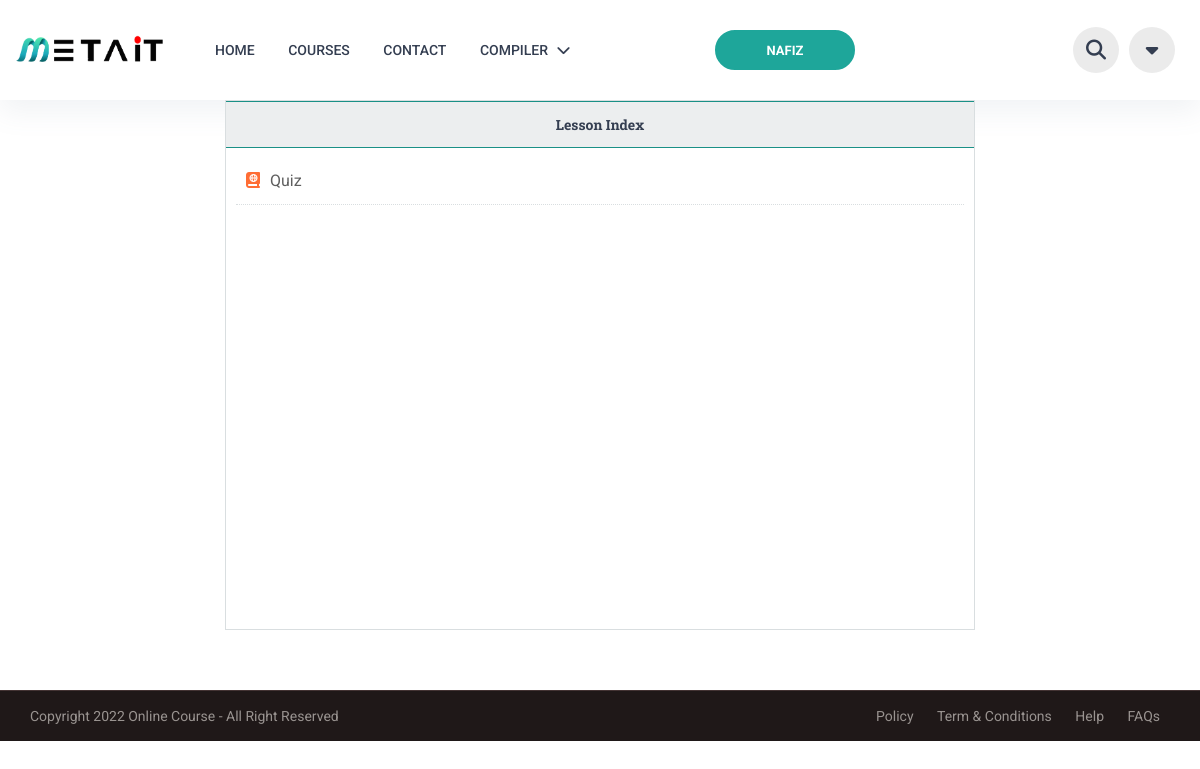
Page /start-learning/easy-learning-with-python (signed in) on the earlier database version.
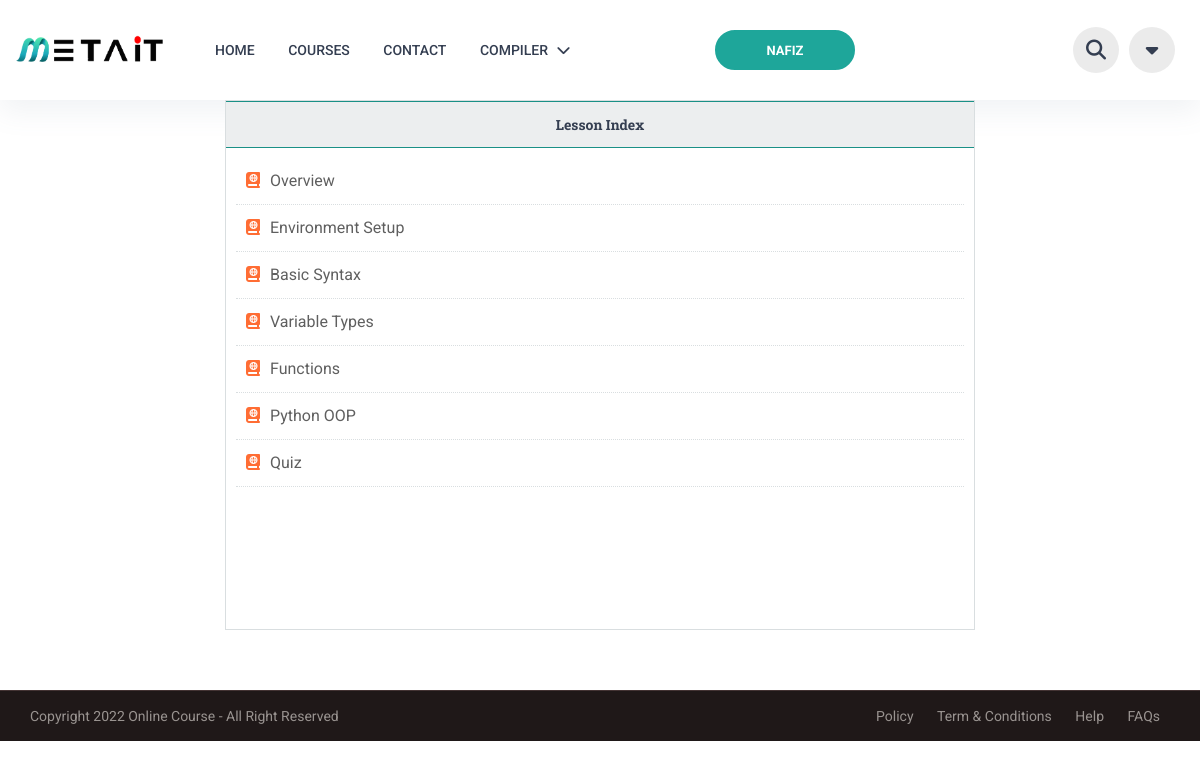
Same page on the later database version.
### allcourses/models.py (models this page shows, shortened)
class course_details(models.Model):
    course=models.ForeignKey(course,on_delete=models.CASCADE)
    title=models.CharField(max_length=100,null=True)
    slug = models.SlugField(max_length=250, null=True, unique=False, blank=True)
    lecture_body= RichTextField(blank= True)
    lecture_image=models.ImageField(upload_to="all_courses",null=True, blank=True)
    lecture_title1 = models.CharField(max_length=100, null=True, blank=True)
    lecture_body1 = models.TextField(max_length=10000, null=True, blank=True)
    lecture_imgae1 = models.ImageField(upload_to="all_courses", null=True, blank=True)
    video_link = models.CharField(max_length=1000, null=True, blank=True)
    link_height= models.IntegerField(blank=True)
    video =models.FileField(upload_to="video", blank=True, null=True)
    video_height = models.CharField(max_length=100, blank=True)

### App1/views.py (the view)
# urls.py: path('start-learning/<slug:slug>',views.t_single,name="d_single"),
@login_required()
def t_single(request,slug):
    enrolled_student = request.user
    b=course_details.objects.filter(slug=slug).all()
    x= enroll.objects.filter(enrolled_student=enrolled_student)
    x=course_details.objects.filter()
    return render(request, "profile-course-details.html",{"b":b,"x":x})

### templates/profile-course-details.html
{% extends "pmain.html" %}
{% block body %}
{% load static %}
    <div class="course_details_main_body">
        <div class="container fixedCon">
            <div class="row">
                <div class="col-md-8 offset-2">
                    <div class="course_tab">
                        <h5>Lesson Index</h5>
                        <ul class="course_tab_list">
                            {%for c in b%}
                            <li><a target="_blank" href="{%url 'main' title=c.title %}"><i class="fas fa-atlas"></i></i>{{c.title}}</a></li>
                            {%endfor%}
                            <li><a target="_blank" href="{%url 'quiz' %}"><i class="fas fa-atlas"></i></i>Quiz</a></li>
                        </ul>
                    </div>
                </div>
            </div>
        </div>
    </div>
{% endblock body %}

Differences in the rows shown:
added course_details: title "Overview"
added course_details: title "Environment Setup"
added course_details: title "Basic Syntax"
added course_details: title "Variable Types"
added course_details: title "Functions"
added course_details: title "Python OOP"
